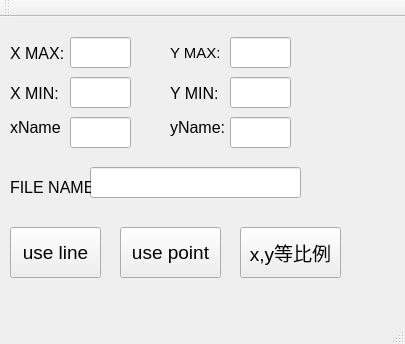
<?xml version="1.0" encoding="UTF-8"?>
<ui version="4.0">
 <class>MainWindow</class>
 <widget class="QMainWindow" name="MainWindow">
  <property name="geometry">
   <rect>
    <x>0</x>
    <y>0</y>
    <width>405</width>
    <height>344</height>
   </rect>
  </property>
  <property name="font">
   <font>
    <pointsize>14</pointsize>
   </font>
  </property>
  <property name="windowTitle">
   <string>fuction picture</string>
  </property>
  <widget class="QWidget" name="centralWidget">
   <widget class="QLineEdit" name="xmax">
    <property name="geometry">
     <rect>
      <x>70</x>
      <y>20</y>
      <width>61</width>
      <height>31</height>
     </rect>
    </property>
   </widget>
   <widget class="QLabel" name="label">
    <property name="geometry">
     <rect>
      <x>10</x>
      <y>30</y>
      <width>54</width>
      <height>12</height>
     </rect>
    </property>
    <property name="font">
     <font>
      <pointsize>12</pointsize>
     </font>
    </property>
    <property name="text">
     <string>X MAX:</string>
    </property>
   </widget>
   <widget class="QLabel" name="label_2">
    <property name="geometry">
     <rect>
      <x>170</x>
      <y>30</y>
      <width>54</width>
      <height>12</height>
     </rect>
    </property>
    <property name="font">
     <font>
      <pointsize>11</pointsize>
     </font>
    </property>
    <property name="text">
     <string>Y MAX:</string>
    </property>
   </widget>
   <widget class="QLabel" name="label_3">
    <property name="geometry">
     <rect>
      <x>170</x>
      <y>70</y>
      <width>54</width>
      <height>12</height>
     </rect>
    </property>
    <property name="font">
     <font>
      <pointsize>12</pointsize>
     </font>
    </property>
    <property name="text">
     <string>Y MIN:</string>
    </property>
   </widget>
   <widget class="QLabel" name="label_4">
    <property name="geometry">
     <rect>
      <x>10</x>
      <y>70</y>
      <width>54</width>
      <height>12</height>
     </rect>
    </property>
    <property name="font">
     <font>
      <pointsize>12</pointsize>
     </font>
    </property>
    <property name="text">
     <string>X MIN:</string>
    </property>
   </widget>
   <widget class="QLineEdit" name="xmin">
    <property name="geometry">
     <rect>
      <x>70</x>
      <y>60</y>
      <width>61</width>
      <height>31</height>
     </rect>
    </property>
   </widget>
   <widget class="QLineEdit" name="ymin">
    <property name="geometry">
     <rect>
      <x>230</x>
      <y>60</y>
      <width>61</width>
      <height>31</height>
     </rect>
    </property>
   </widget>
   <widget class="QLineEdit" name="ymax">
    <property name="geometry">
     <rect>
      <x>230</x>
      <y>20</y>
      <width>61</width>
      <height>31</height>
     </rect>
    </property>
   </widget>
   <widget class="QPushButton" name="pushButton">
    <property name="geometry">
     <rect>
      <x>10</x>
      <y>210</y>
      <width>91</width>
      <height>51</height>
     </rect>
    </property>
    <property name="font">
     <font>
      <pointsize>14</pointsize>
     </font>
    </property>
    <property name="text">
     <string>use line</string>
    </property>
   </widget>
   <widget class="QLineEdit" name="filename">
    <property name="geometry">
     <rect>
      <x>90</x>
      <y>150</y>
      <width>211</width>
      <height>31</height>
     </rect>
    </property>
    <property name="font">
     <font>
      <pointsize>14</pointsize>
     </font>
    </property>
   </widget>
   <widget class="QLabel" name="label_5">
    <property name="geometry">
     <rect>
      <x>10</x>
      <y>160</y>
      <width>81</width>
      <height>20</height>
     </rect>
    </property>
    <property name="font">
     <font>
      <pointsize>12</pointsize>
     </font>
    </property>
    <property name="text">
     <string>FILE NAME:</string>
    </property>
   </widget>
   <widget class="QPushButton" name="pushButton_2">
    <property name="geometry">
     <rect>
      <x>240</x>
      <y>210</y>
      <width>101</width>
      <height>51</height>
     </rect>
    </property>
    <property name="text">
     <string>x,y等比例</string>
    </property>
   </widget>
   <widget class="QPushButton" name="pushButton_3">
    <property name="geometry">
     <rect>
      <x>120</x>
      <y>210</y>
      <width>101</width>
      <height>51</height>
     </rect>
    </property>
    <property name="text">
     <string>use point</string>
    </property>
   </widget>
   <widget class="QLineEdit" name="xname">
    <property name="geometry">
     <rect>
      <x>70</x>
      <y>100</y>
      <width>61</width>
      <height>31</height>
     </rect>
    </property>
   </widget>
   <widget class="QLineEdit" name="yname">
    <property name="geometry">
     <rect>
      <x>230</x>
      <y>100</y>
      <width>61</width>
      <height>31</height>
     </rect>
    </property>
   </widget>
   <widget class="QLabel" name="label_6">
    <property name="geometry">
     <rect>
      <x>10</x>
      <y>100</y>
      <width>51</width>
      <height>20</height>
     </rect>
    </property>
    <property name="font">
     <font>
      <pointsize>12</pointsize>
     </font>
    </property>
    <property name="text">
     <string>xName:</string>
    </property>
   </widget>
   <widget class="QLabel" name="label_7">
    <property name="geometry">
     <rect>
      <x>170</x>
      <y>100</y>
      <width>54</width>
      <height>20</height>
     </rect>
    </property>
    <property name="font">
     <font>
      <pointsize>12</pointsize>
     </font>
    </property>
    <property name="text">
     <string>yName:</string>
    </property>
   </widget>
  </widget>
  <widget class="QMenuBar" name="menuBar">
   <property name="geometry">
    <rect>
     <x>0</x>
     <y>0</y>
     <width>405</width>
     <height>23</height>
    </rect>
   </property>
  </widget>
  <widget class="QToolBar" name="mainToolBar">
   <attribute name="toolBarArea">
    <enum>TopToolBarArea</enum>
   </attribute>
   <attribute name="toolBarBreak">
    <bool>false</bool>
   </attribute>
  </widget>
  <widget class="QStatusBar" name="statusBar"/>
 </widget>
 <layoutdefault spacing="6" margin="11"/>
 <resources/>
 <connections/>
</ui>
